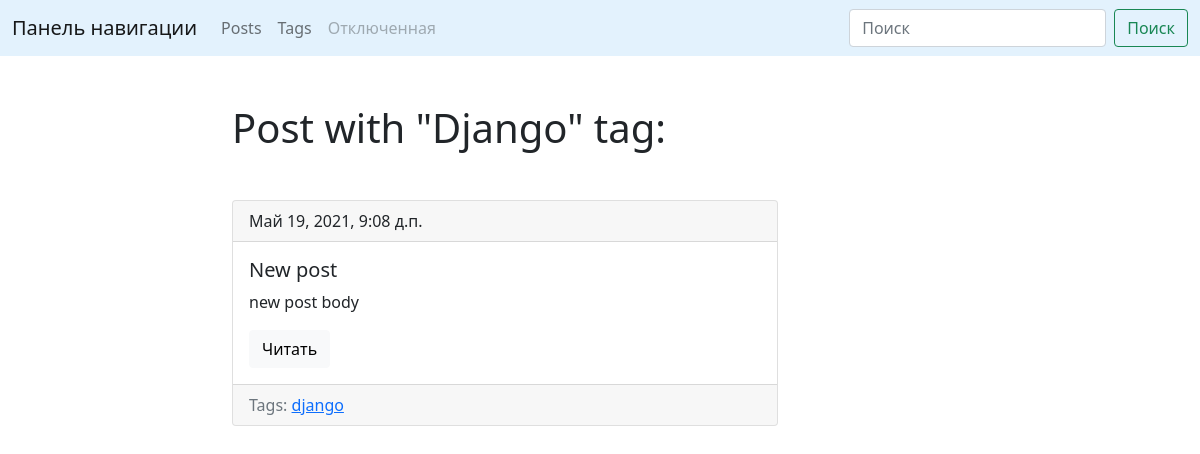
The page /blog/tag/django/ on the database as committed earlier.
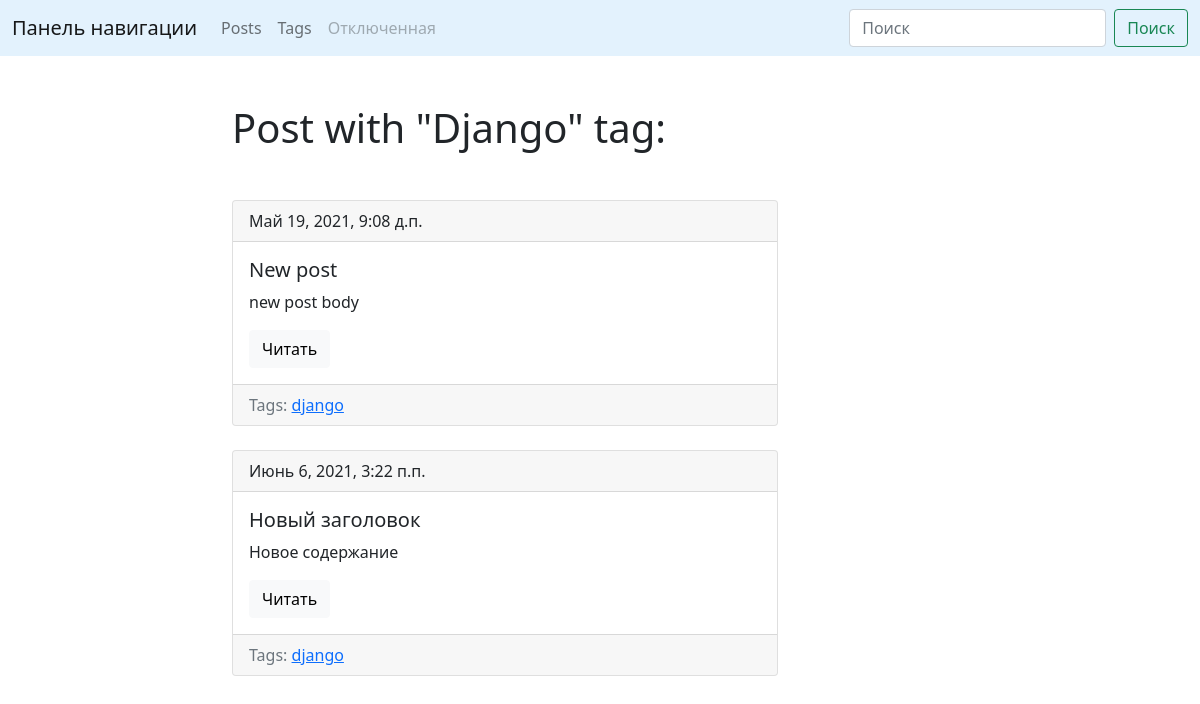
The same page on the database as committed later.
### blog/models.py (models this page shows, shortened)
class Post(models.Model):
    title = models.CharField(max_length=150, db_index=True, verbose_name="Заголовок")
    slug = models.SlugField(max_length=150, blank=True, unique=True, verbose_name="Слаг")
    body = models.TextField(blank=True, db_index=True, verbose_name="Содержание")
    tags = models.ManyToManyField('Tag', blank=True, related_name='posts')
    date_pub = models.DateTimeField(auto_now_add=True, verbose_name="Дата")
    def get_absolute_url(self):
        return reverse('post_detail_url', kwargs={'slug': self.slug})
    def __str__(self):
        return self.title

class Tag(models.Model):
    title = models.CharField(max_length=50, verbose_name="Заголовок")
    slug = models.SlugField(max_length=50, unique=True, verbose_name="Слаг")
    def get_absolute_url(self):
        return reverse('tag_detail_url', kwargs={'slug': self.slug})
    def __str__(self):
        return F'{self.title}'

### blog/views.py (the view)
# urls.py: path('tag/<str:slug>/', TagDetail.as_view(), name='tag_detail_url'),
class TagDetail(ObjectDetailMixin, View):
    model = Tag
    template = 'blog/tag_detail.html'

### blog/utils.py (called while the page is built)
    def get(self, request, slug):
        obj = get_object_or_404(self.model, slug__iexact=slug)
        return render(request, self.template, context={self.model.__name__.lower(): obj})

### blog/templates/blog/tag_detail.html (shortened to what this page needs)
{% extends 'blog/base_blog.html' %}
{% block content %}
    <h1 class="mb-5">
	    Post with "{{ tag|title }}" tag:
	</h1>
	{% for post in tag.posts.all %}
	    {% include 'blog/includes/post_card_template.html' %}
	{% endfor %}
{% endblock %}

### blog/templates/blog/includes/post_card_template.html
<div class="card mb-4">
    <div class="card-header">
        {{ post.date_pub }}
    </div>
    <div class="card-body">
        <h5 class="card-title">{{ post }}</h5>
        <p class="card-text">{{ post.body|truncatewords:15 }}</p>
        <a href="{{ post.get_absolute_url }}" class="btn btn-light">
			Читать
		</a>
    </div>
	<div class="card-footer text-muted">
	    Tags:
		{% for tag in post.tags.all %}
		    <a href="{{ tag.get_absolute_url }}">
			    {{ tag }}
			</a>
		{% endfor %}
	</div>
</div>

Rows that differ between the two databases and show on the page:
added Post: date_pub "Июнь 6, 2021, 3:22 п.п.", title "Новый заголовок", body "Новое содержание", Tag (title "django")
